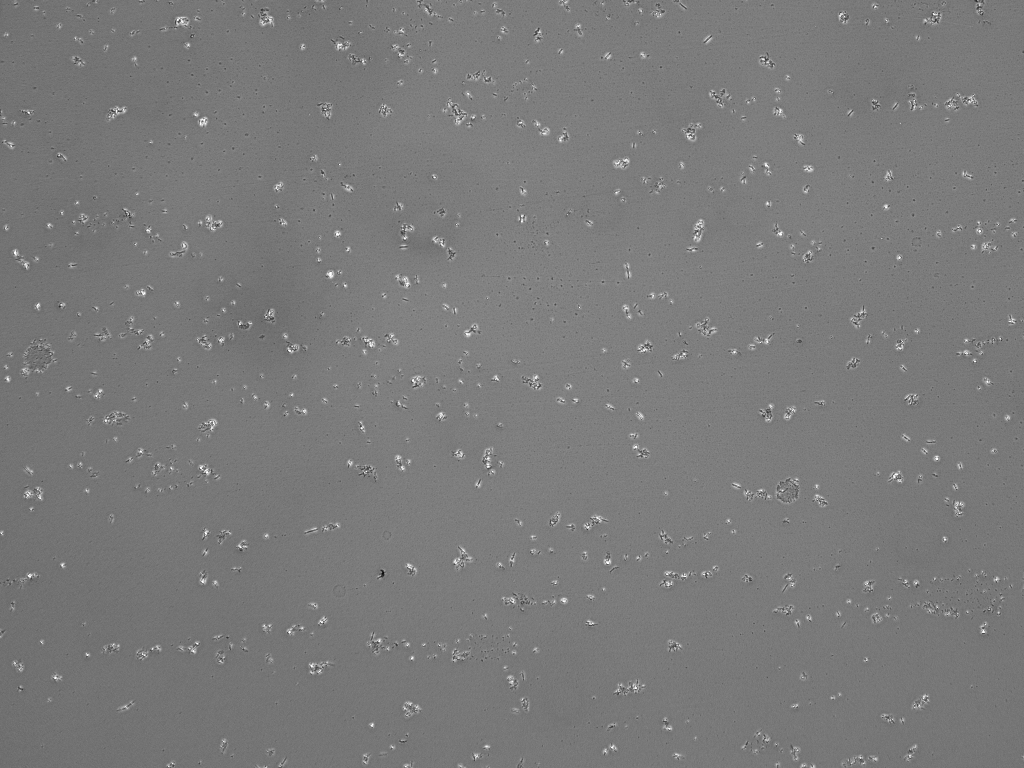
#> input picture originals/sample.png, 2048 x 1536 px (shown at 1/2 size)
$ jupyter execute cell_counter.ipynb   (shell and % lines are left out)
#> lines starting #> are read from the running program, lines starting #| are printed output that depends on the picture; after the words box and inside, x2 and y2 are one past the last pixel; in counts of white or black regions, pixels touching at a corner belong together
# Cell Counter
By Zoë McGinnis

## Loading in your image
The first thing we need to do is load in the pre-cropped image of the cell slide. Please put the image in the folder called "originals" and set `filename` to the name of the image you want to use.

[cell 1]
# CHANGE AS NEEDED TO SAY NAME OF IMAGE
filename = "sample.png" #"Round1_Swab_Trans.png"

## Install libraries (only need to run once)
Run this code block to install the libraries needed to run this program. You should only have to do this the very first time you use it.

## Import necessary libraries

[cell 2]
import os
import matplotlib.pyplot as plt
import cv2
from PIL import Image

## Resizing code
This code block opens the image, resizes it so that the image processing library I'm using (OpenCV) can handle it and saves it in a folder called "resized."

[cell 3]
f_originals = "originals/"
img_name = f_originals+filename
img = Image.open(img_name)
#> img is the input picture: PIL image 2048x1536 I;16; min 28486, max 65535, mean 46316.4
width, height = img.size
#> width = 2048; height = 1536
resized = img.resize((round(width/2), round(height/2)), Image.LANCZOS)
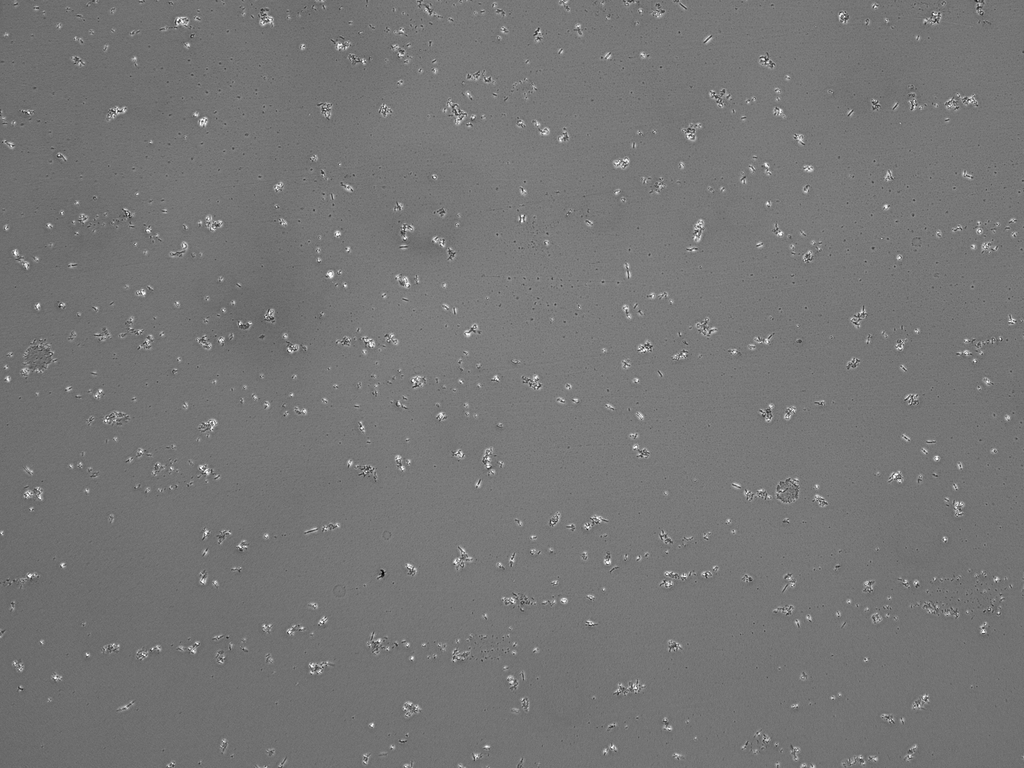
#> resized: PIL image 1024x768 I;16; min 29651, max 65534, mean 46316; drawn with min black and max white
new_img_name = filename.split(".")[0] + "_small.png"
resized.save(new_img_name)

## Opening multiple instances of the resized image
Here I'm opening multiple instances of the resized image for plotting purposes, then deleting the resized file.

[cell 4]
im = cv2.imread(new_img_name)
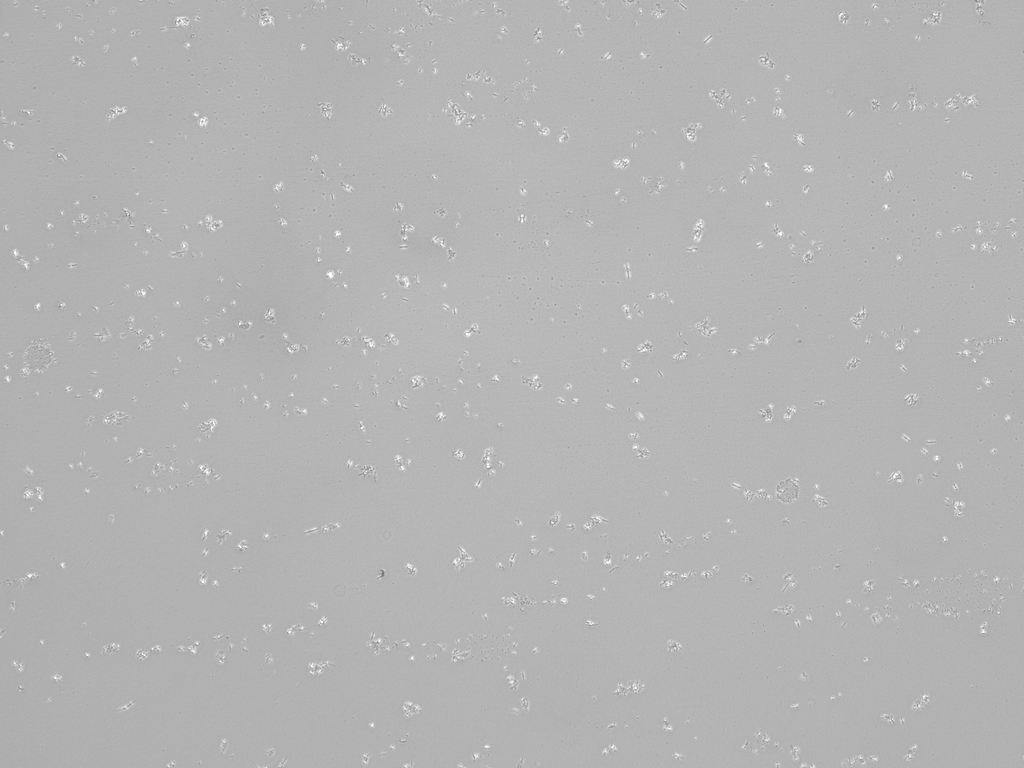
#> im: shape (768, 1024, 3); min 115, max 255, mean 180.4
im_c = cv2.imread(new_img_name)
img = cv2.imread(new_img_name, cv2.IMREAD_GRAYSCALE)
#> img: shape (768, 1024); min 115, max 255, mean 180.4
os.remove(new_img_name)

## Image processing and contour finding
Here I apply Gaussian filtering and Otsu thresholding, which makes OpenCV's built-in contour finding method work more reliably. Then I use the findContours method to find places in the image where the color changes, i.e., the cells.

[cell 5]
# Otsu's thresholding after Gaussian filtering
blur = cv2.GaussianBlur(img,(5,5),0)
ret3,th3 = cv2.threshold(blur,0,255,cv2.THRESH_BINARY+cv2.THRESH_OTSU)
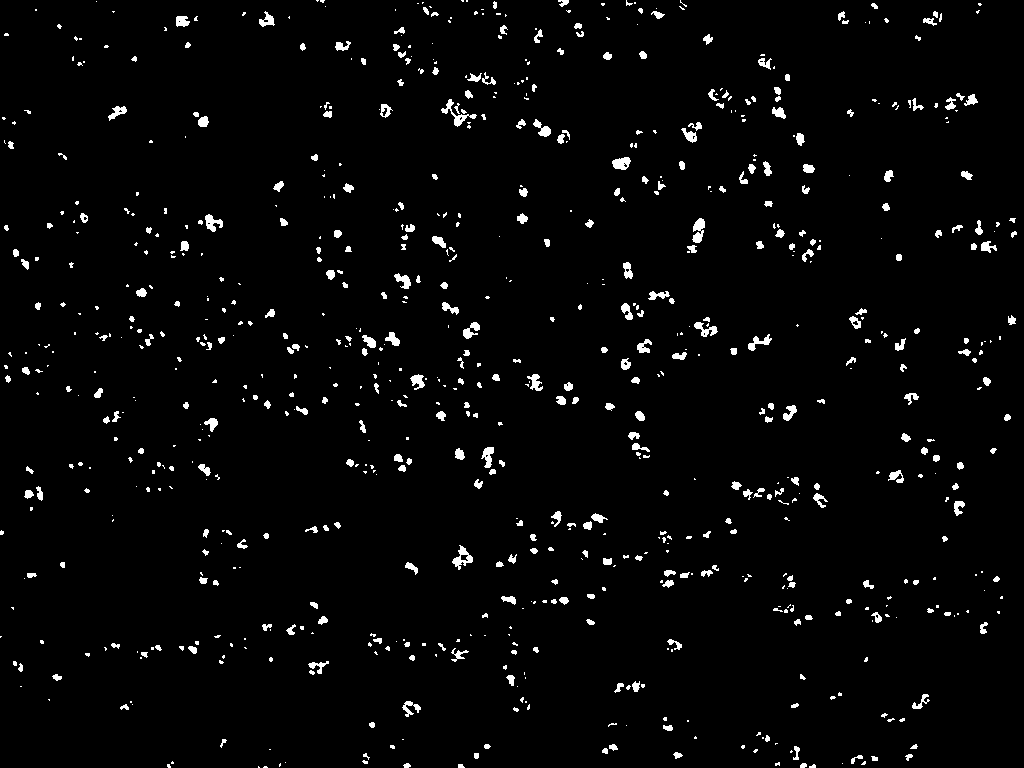
#> th3: shape (768, 1024); 2.7% white; 813 white regions (463 under 20 px), largest, box (x1, y1, x2, y2) and area: (441, 99, 477, 127) 229, (452, 545, 473, 570) 214, (692, 218, 705, 243) 210
#> ret3 = 187

# Find and draw contours
ret,thresh = cv2.threshold(img,0,255,cv2.THRESH_BINARY+cv2.THRESH_OTSU)
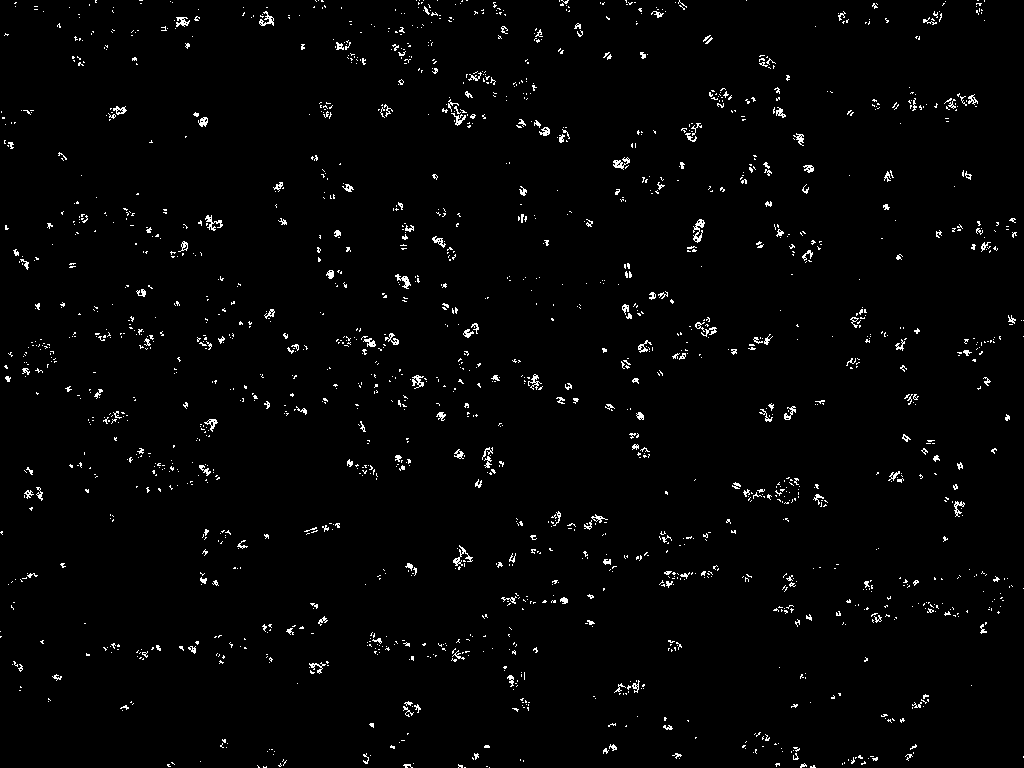
#> thresh: shape (768, 1024); 1.9% white in thin lines or dots
#> ret = 193
contours, hierarchy = cv2.findContours(thresh,cv2.RETR_TREE,cv2.CHAIN_APPROX_SIMPLE)
#> contours = 2030 contours, 1961 with area under 20; largest, box (x1, y1, x2, y2) and area: (693, 219, 705, 243) 95, (613, 157, 630, 170) 72, (412, 375, 424, 389) 67, (259, 11, 274, 26) 64, (395, 274, 411, 289) 63
image = cv2.drawContours(im_c, contours, -1, (255,0,0), 1)
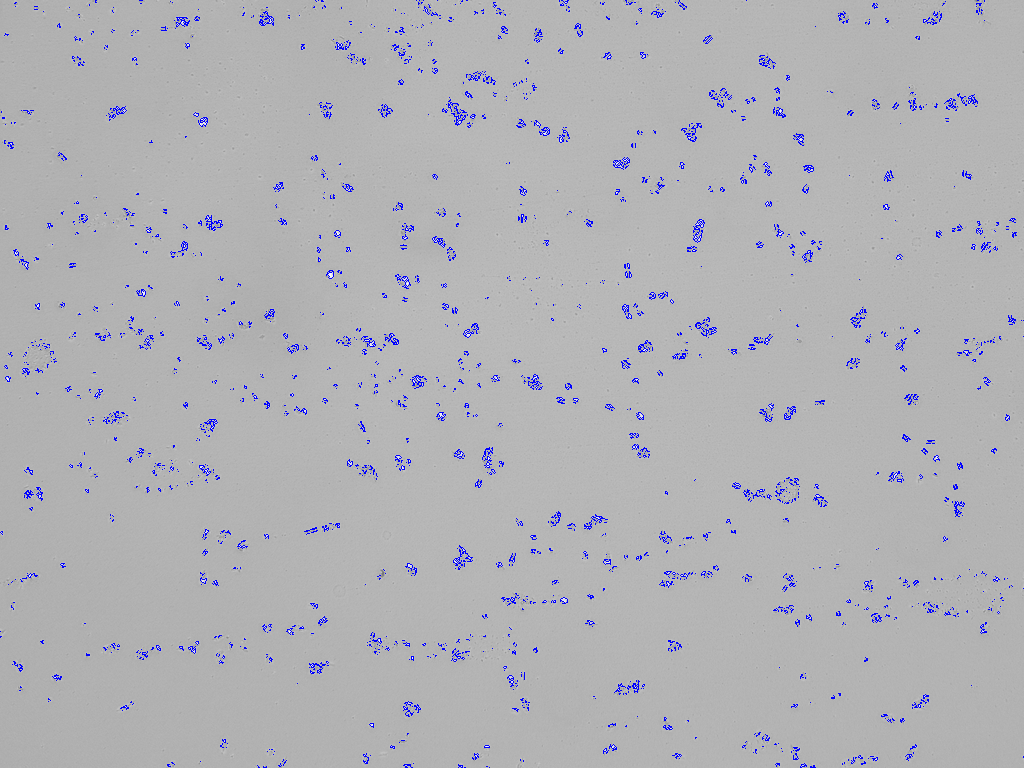
#> image: shape (768, 1024, 3); mean B, G, R 181.3, 177, 177
num_cells = len(contours)
#> num_cells = 2030

## Visualization
This block of code visualizes the cells found, outputting a plot of the original image and the cells outlined in red. This is a good way to ensure the code is working the way we think it is.

[cell 6]
# Output cells found plot
fig = plt.figure(figsize=(8,5))
text = "Number of cells: {}".format(num_cells)
#> text = 'Number of cells: 2030'
fig.text(.5, .05, text, ha='center')
plt.subplot(1,2,1),plt.title('Original image'),plt.imshow(im)
plt.subplot(1,2,2),plt.title('Cells found'),plt.imshow(image)
plt.show()
#> figure, not shown here; B, G, R data is drawn as R, G, B

## Raw output of number of cells
In case you hate the visualization I made for some reason, you can always just run this code block to get the number of cells as a raw text output.

[cell 7]
# Output number of cells
print('Number of cells: {}'.format(num_cells))
#| Number of cells: 2030

$ run again, with originals/Round1_Swab_Trans.png copied over originals/sample.png
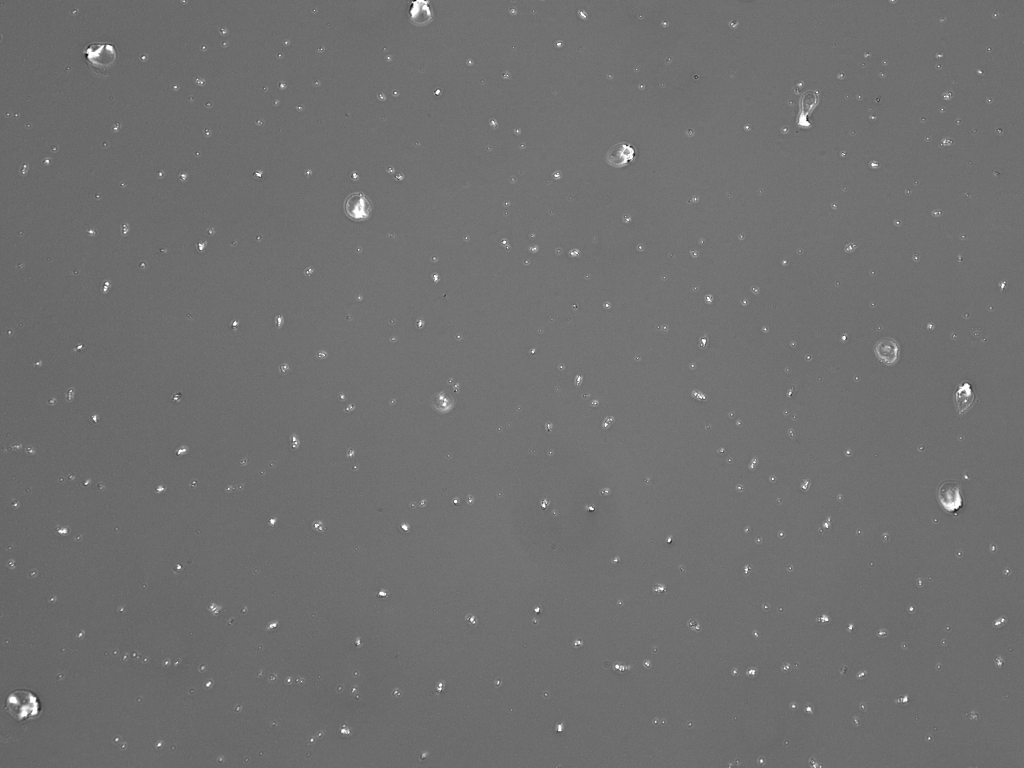
#> input picture originals/Round1_Swab_Trans.png, 2048 x 1536 px (shown at 1/2 size)
#> img is the input picture: PIL image 2048x1536 I;16; min 25798, max 65535, mean 43281.3
#> img: shape (768, 1024)
#> `ret3,th3 = cv2.threshold(blur,0,255,cv2.THRESH_BINARY+cv2.THRESH_OTSU)`:
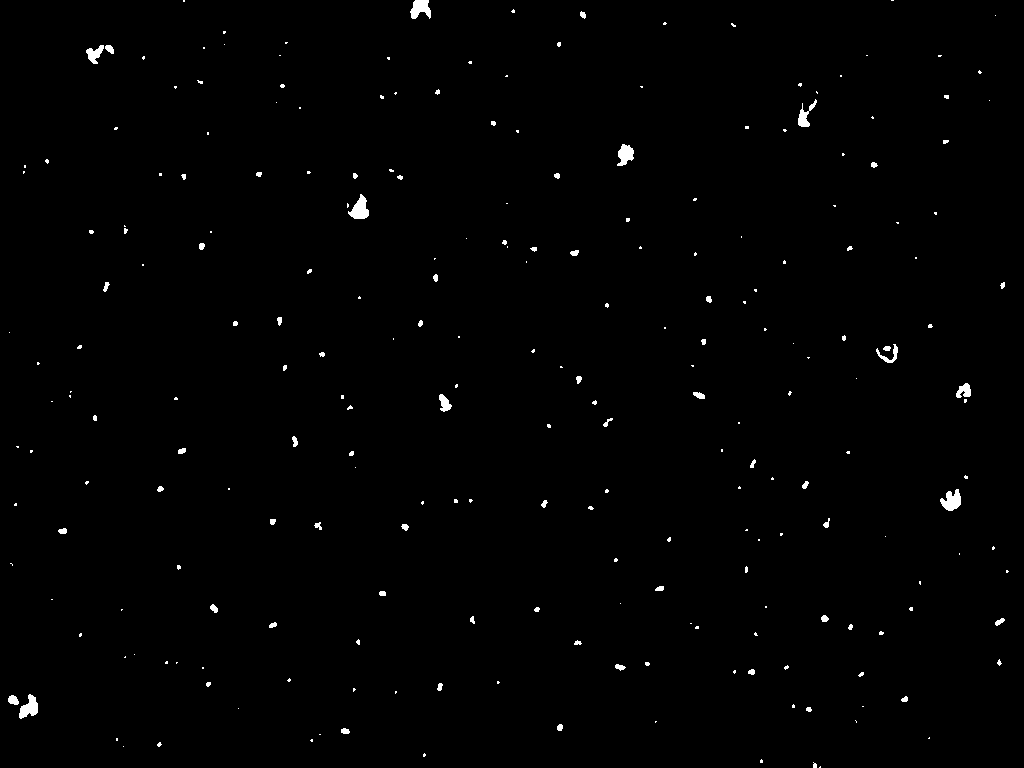
#> th3: shape (768, 1024); 0.7% white; 239 white regions (168 under 20 px), largest, box (x1, y1, x2, y2) and area: (348, 194, 369, 219) 302, (940, 489, 961, 511) 294, (19, 694, 38, 719) 276
#> ret3 = 188
#> `ret,thresh = cv2.threshold(img,0,255,cv2.THRESH_BINARY+cv2.THRESH_OTSU)`:
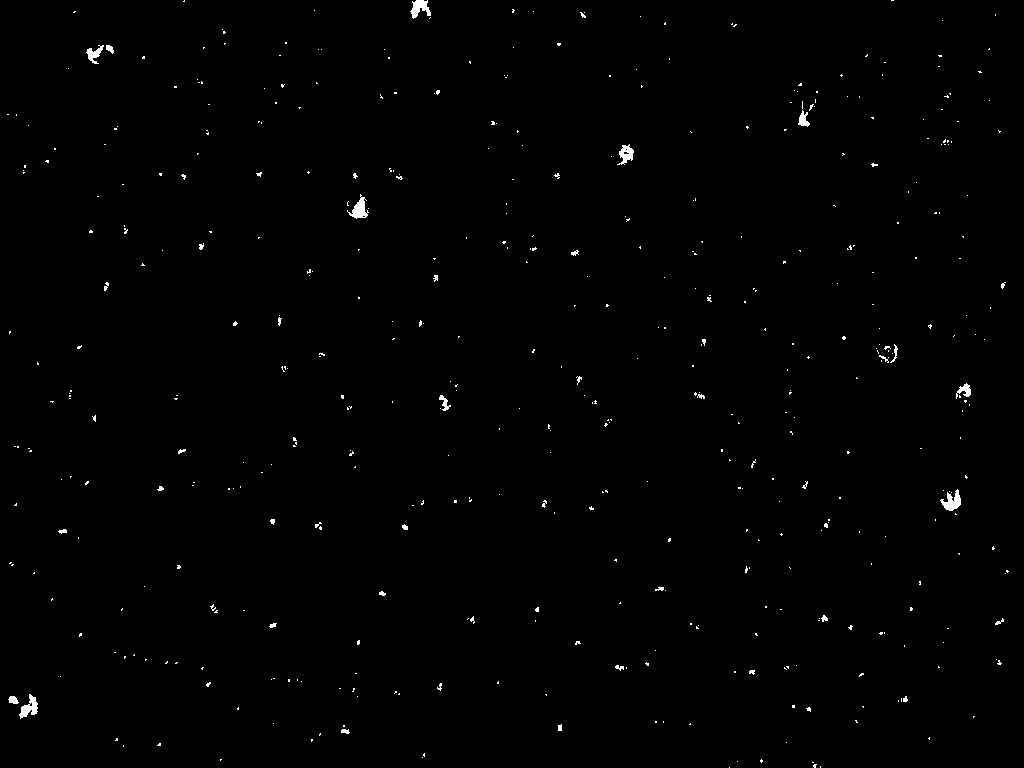
#> thresh: shape (768, 1024); 0.55% white; 480 white regions (442 under 20 px)
#> ret = 197
#> contours = 488 contours, 474 with area under 20; largest, box (x1, y1, x2, y2) and area: (940, 489, 961, 511) 202, (19, 694, 38, 719) 198, (347, 194, 369, 219) 196, (410, 0, 431, 19) 185, (617, 144, 634, 165) 162
#> num_cells = 488
#> text = 'Number of cells: 488'
#| Number of cells: 488
